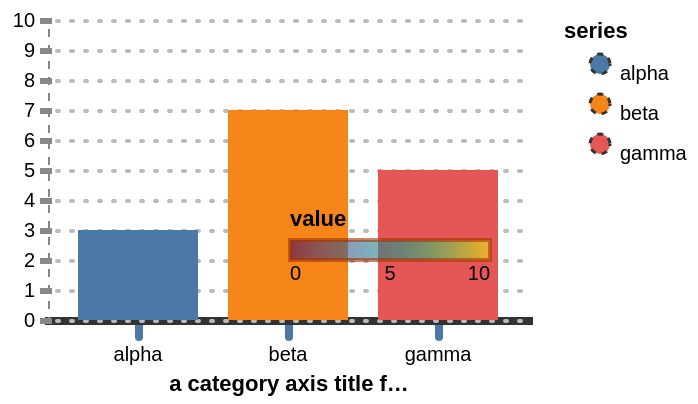

Write a Vega-Lite specification for this figure.
### Vega specification from a JSON file in a GitHub repository (floating-point values rounded to 4 significant figures)
{"$schema": "https://vega.github.io/schema/vega/v6.json", "description": "The guide styling that was parsed and dropped: round and square line caps on ticks, gridlines and the domain, dash patterns started part-way along, an axis title truncated at a limit, and a legend whose labels and title carry their own alignment while its swatches and gradient carry their own offset, outline and opacity.", "width": 240, "height": 150, "padding": 5, "background": "white", "data": [{"name": "t", "values": [{"c": "alpha", "v": 3}, {"c": "beta", "v": 7}, {"c": "gamma", "v": 5}]}], "scales": [{"name": "x", "type": "band", "domain": {"data": "t", "field": "c"}, "range": "width", "padding": 0.2}, {"name": "y", "type": "linear", "domain": [0, 10], "range": "height"}, {"name": "colour", "type": "ordinal", "domain": {"data": "t", "field": "c"}, "range": "category"}, {"name": "ramp", "type": "linear", "domain": [0, 10], "range": {"scheme": "viridis"}}], "axes": [{"orient": "bottom", "scale": "x", "title": "a category axis title far too long to fit the width it was given", "titleLimit": 120, "tickSize": 8, "tickWidth": 4, "tickCap": "round", "tickColor": "#4c78a8", "domainWidth": 4, "domainCap": "square", "domainColor": "#333333", "labelPadding": 4}, {"orient": "left", "scale": "y", "grid": true, "tickWidth": 3, "tickCap": "square", "tickDash": [6, 4], "tickDashOffset": 3, "gridWidth": 2, "gridCap": "round", "gridDash": [1, 6], "gridDashOffset": 3, "gridColor": "#bbbbbb", "domainDash": [4, 4], "domainDashOffset": 2}], "legends": [{"fill": "colour", "title": "series", "orient": "right", "symbolOffset": 12, "symbolDash": [3, 3], "symbolDashOffset": 2, "symbolStrokeColor": "#333333", "symbolStrokeWidth": 1.5, "labelAlign": "left", "labelBaseline": "top", "titleAlign": "left", "titleBaseline": "top", "titleLineHeight": 18}, {"fill": "ramp", "type": "gradient", "title": "value", "orient": "bottom-right", "gradientStrokeColor": "#a63603", "gradientStrokeWidth": 2, "gradientOpacity": 0.6, "gradientLength": 100, "gradientThickness": 10, "direction": "horizontal"}], "marks": [{"type": "rect", "from": {"data": "t"}, "encode": {"enter": {"x": {"scale": "x", "field": "c"}, "width": {"scale": "x", "band": 1}, "y": {"scale": "y", "field": "v"}, "y2": {"scale": "y", "value": 0}, "fill": {"scale": "colour", "field": "c"}}}}]}
